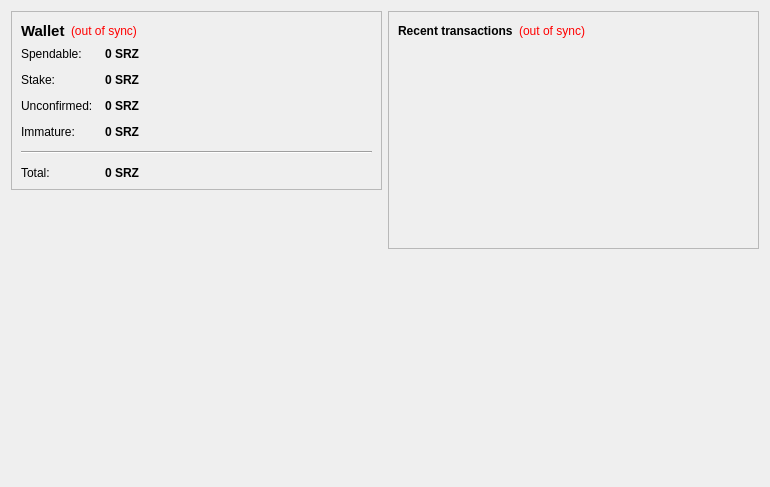
<?xml version="1.0" encoding="UTF-8"?>
<ui version="4.0">
 <class>OverviewPage</class>
 <widget class="QWidget" name="OverviewPage">
  <property name="geometry">
   <rect>
    <x>0</x>
    <y>0</y>
    <width>770</width>
    <height>487</height>
   </rect>
  </property>
  <property name="windowTitle">
   <string>Form</string>
  </property>
  <layout class="QHBoxLayout" name="horizontalLayout" stretch="1,1">
   <item>
    <layout class="QVBoxLayout" name="verticalLayout_2">
     <item>
      <widget class="QFrame" name="frame">
       <property name="frameShape">
        <enum>QFrame::StyledPanel</enum>
       </property>
       <property name="frameShadow">
        <enum>QFrame::Raised</enum>
       </property>
       <layout class="QVBoxLayout" name="verticalLayout_4">
        <item>
         <layout class="QHBoxLayout" name="horizontalLayout_4">
          <item>
           <widget class="QLabel" name="label_5">
            <property name="font">
             <font>
              <pointsize>11</pointsize>
              <weight>75</weight>
              <bold>true</bold>
             </font>
            </property>
            <property name="text">
             <string>Wallet</string>
            </property>
           </widget>
          </item>
          <item>
           <widget class="QLabel" name="labelWalletStatus">
            <property name="toolTip">
             <string>The displayed information may be out of date. Your wallet automatically synchronizes with the SuarezCoin network after a connection is established, but this process has not completed yet.</string>
            </property>
            <property name="styleSheet">
             <string notr="true">QLabel { color: red; }</string>
            </property>
            <property name="text">
             <string notr="true">(out of sync)</string>
            </property>
            <property name="alignment">
             <set>Qt::AlignLeading|Qt::AlignLeft|Qt::AlignVCenter</set>
            </property>
           </widget>
          </item>
          <item>
           <spacer name="horizontalSpacer_2">
            <property name="orientation">
             <enum>Qt::Horizontal</enum>
            </property>
            <property name="sizeHint" stdset="0">
             <size>
              <width>40</width>
              <height>20</height>
             </size>
            </property>
           </spacer>
          </item>
         </layout>
        </item>
        <item>
         <layout class="QFormLayout" name="formLayout_2">
          <property name="fieldGrowthPolicy">
           <enum>QFormLayout::AllNonFixedFieldsGrow</enum>
          </property>
          <property name="horizontalSpacing">
           <number>12</number>
          </property>
          <property name="verticalSpacing">
           <number>12</number>
          </property>
          <item row="0" column="0">
           <widget class="QLabel" name="label">
            <property name="text">
             <string>Spendable:</string>
            </property>
           </widget>
          </item>
          <item row="0" column="1">
           <widget class="QLabel" name="labelBalance">
            <property name="font">
             <font>
              <weight>75</weight>
              <bold>true</bold>
             </font>
            </property>
            <property name="cursor">
             <cursorShape>IBeamCursor</cursorShape>
            </property>
            <property name="toolTip">
             <string>Your current spendable balance</string>
            </property>
            <property name="text">
             <string notr="true">0 SRZ</string>
            </property>
            <property name="textInteractionFlags">
             <set>Qt::LinksAccessibleByMouse|Qt::TextSelectableByKeyboard|Qt::TextSelectableByMouse</set>
            </property>
           </widget>
          </item>
          <item row="1" column="0">
           <widget class="QLabel" name="label_6">
            <property name="text">
             <string>Stake:</string>
            </property>
           </widget>
          </item>
          <item row="1" column="1">
           <widget class="QLabel" name="labelStake">
            <property name="font">
             <font>
              <weight>75</weight>
              <bold>true</bold>
             </font>
            </property>
            <property name="cursor">
             <cursorShape>IBeamCursor</cursorShape>
            </property>
            <property name="toolTip">
             <string>Total of coins that was staked, and do not yet count toward the current balance</string>
            </property>
            <property name="text">
             <string notr="true">0 SRZ</string>
            </property>
            <property name="textInteractionFlags">
             <set>Qt::LinksAccessibleByMouse|Qt::TextSelectableByKeyboard|Qt::TextSelectableByMouse</set>
            </property>
           </widget>
          </item>
          <item row="2" column="0">
           <widget class="QLabel" name="label_3">
            <property name="text">
             <string>Unconfirmed:</string>
            </property>
           </widget>
          </item>
          <item row="2" column="1">
           <widget class="QLabel" name="labelUnconfirmed">
            <property name="font">
             <font>
              <weight>75</weight>
              <bold>true</bold>
             </font>
            </property>
            <property name="cursor">
             <cursorShape>IBeamCursor</cursorShape>
            </property>
            <property name="toolTip">
             <string>Total of transactions that have yet to be confirmed, and do not yet count toward the current balance</string>
            </property>
            <property name="text">
             <string notr="true">0 SRZ</string>
            </property>
            <property name="textInteractionFlags">
             <set>Qt::LinksAccessibleByMouse|Qt::TextSelectableByKeyboard|Qt::TextSelectableByMouse</set>
            </property>
           </widget>
          </item>
          <item row="3" column="0">
           <widget class="QLabel" name="labelImmatureText">
            <property name="text">
             <string>Immature:</string>
            </property>
           </widget>
          </item>
          <item row="3" column="1">
           <widget class="QLabel" name="labelImmature">
            <property name="font">
             <font>
              <weight>75</weight>
              <bold>true</bold>
             </font>
            </property>
            <property name="toolTip">
             <string>Mined balance that has not yet matured</string>
            </property>
            <property name="text">
             <string notr="true">0 SRZ</string>
            </property>
            <property name="textInteractionFlags">
             <set>Qt::LinksAccessibleByMouse|Qt::TextSelectableByKeyboard|Qt::TextSelectableByMouse</set>
            </property>
           </widget>
          </item>
          <item row="4" column="0" colspan="2">
           <widget class="Line" name="line">
            <property name="orientation">
             <enum>Qt::Horizontal</enum>
            </property>
           </widget>
          </item>
          <item row="5" column="0">
           <widget class="QLabel" name="labelTotalText">
            <property name="text">
             <string>Total:</string>
            </property>
           </widget>
          </item>
          <item row="5" column="1">
           <widget class="QLabel" name="labelTotal">
            <property name="font">
             <font>
              <weight>75</weight>
              <bold>true</bold>
             </font>
            </property>
            <property name="cursor">
             <cursorShape>IBeamCursor</cursorShape>
            </property>
            <property name="toolTip">
             <string>Your current total balance</string>
            </property>
            <property name="text">
             <string notr="true">0 SRZ</string>
            </property>
            <property name="textInteractionFlags">
             <set>Qt::LinksAccessibleByMouse|Qt::TextSelectableByKeyboard|Qt::TextSelectableByMouse</set>
            </property>
           </widget>
          </item>
         </layout>
        </item>
       </layout>
      </widget>
     </item>
     <item>
      <spacer name="verticalSpacer">
       <property name="orientation">
        <enum>Qt::Vertical</enum>
       </property>
       <property name="sizeHint" stdset="0">
        <size>
         <width>20</width>
         <height>40</height>
        </size>
       </property>
      </spacer>
     </item>
     <item>
      <widget class="QLabel" name="label_2">
       <property name="autoFillBackground">
        <bool>true</bool>
       </property>
       <property name="text">
        <string/>
       </property>
       <property name="pixmap">
        <pixmap resource="../bitcoin.qrc">:/icons/drmbg</pixmap>
       </property>
       <property name="scaledContents">
        <bool>false</bool>
       </property>
       <property name="margin">
        <number>0</number>
       </property>
      </widget>
     </item>
    </layout>
   </item>
   <item>
    <layout class="QVBoxLayout" name="verticalLayout_3">
     <item>
      <widget class="QFrame" name="frame_2">
       <property name="frameShape">
        <enum>QFrame::StyledPanel</enum>
       </property>
       <property name="frameShadow">
        <enum>QFrame::Raised</enum>
       </property>
       <layout class="QVBoxLayout" name="verticalLayout">
        <item>
         <layout class="QHBoxLayout" name="horizontalLayout_2">
          <item>
           <widget class="QLabel" name="label_4">
            <property name="text">
             <string>&lt;b&gt;Recent transactions&lt;/b&gt;</string>
            </property>
           </widget>
          </item>
          <item>
           <widget class="QLabel" name="labelTransactionsStatus">
            <property name="toolTip">
             <string>The displayed information may be out of date. Your wallet automatically synchronizes with the SuarezCoin network after a connection is established, but this process has not completed yet.</string>
            </property>
            <property name="styleSheet">
             <string notr="true">QLabel { color: red; }</string>
            </property>
            <property name="text">
             <string notr="true">(out of sync)</string>
            </property>
            <property name="alignment">
             <set>Qt::AlignRight|Qt::AlignTrailing|Qt::AlignVCenter</set>
            </property>
           </widget>
          </item>
          <item>
           <spacer name="horizontalSpacer">
            <property name="orientation">
             <enum>Qt::Horizontal</enum>
            </property>
            <property name="sizeHint" stdset="0">
             <size>
              <width>40</width>
              <height>20</height>
             </size>
            </property>
           </spacer>
          </item>
         </layout>
        </item>
        <item>
         <widget class="QListView" name="listTransactions">
          <property name="styleSheet">
           <string notr="true">QListView { background: transparent; }</string>
          </property>
          <property name="frameShape">
           <enum>QFrame::NoFrame</enum>
          </property>
          <property name="verticalScrollBarPolicy">
           <enum>Qt::ScrollBarAlwaysOff</enum>
          </property>
          <property name="horizontalScrollBarPolicy">
           <enum>Qt::ScrollBarAlwaysOff</enum>
          </property>
          <property name="selectionMode">
           <enum>QAbstractItemView::NoSelection</enum>
          </property>
         </widget>
        </item>
       </layout>
      </widget>
     </item>
     <item>
      <spacer name="verticalSpacer_2">
       <property name="orientation">
        <enum>Qt::Vertical</enum>
       </property>
       <property name="sizeHint" stdset="0">
        <size>
         <width>20</width>
         <height>40</height>
        </size>
       </property>
      </spacer>
     </item>
    </layout>
   </item>
  </layout>
 </widget>
 <resources/>
 <connections/>
</ui>
